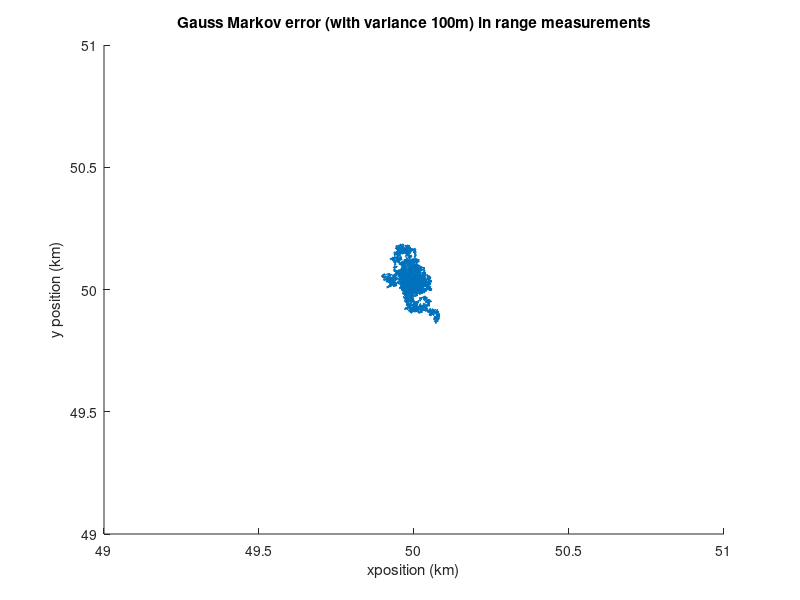

Write MATLAB code to recreate this figure.
clear all

N = 86400; %24 hours, in seconds
beta = 1/7200; %time constant is 2 hours
dt = 1; %timestep is 1 second
wnoise1 = randn(N,1); %generate unity gaussian
wnoise2 = randn(N,1); %generate unity gaussian
t= zeros(N,1);
x1 = zeros(N,1); %preallocate for speed
x1(1,1) = 0; %initial condition, 100m
t(1,1) = 0;

x2 = zeros(N,1); %preallocate for speed
x2(1,1) = 0; %initial condition, 100m

%establish noise for one range measurement
for i = 2:1:N
    t(i,1)=i;
    x1(i,1)=exp(-beta*dt)*x1(i-1,1)+wnoise1(i,1);
end

%establish noise for the other range measurement
for i = 2:1:N
    t(i,1)=i;
    x2(i,1)=exp(-beta*dt)*x2(i-1,1)+wnoise2(i,1);
end

% now, let these errors be in kilometers, so divide by 1000meters

x1km = x1/1000;
x2km = x2/1000;
% 
% now, apply these to the trilateration ranging measurements.
% let x1km be the error induced on range1 from station 1 (0,0)
% let x2km be the error induced on range2 from station 2 (50,0)

r1x = zeros(N,1);
r1y = zeros(N,1);
%convert the error to x and y components
% and add the errors together...
% since x2km is in the y direction only...
for i = 1:1:N
    rx(i,1)=50+x1km(i,1)*sind(45);
    ry(i,1)=50+r1x(i,1)+x2km(i,1);
end


hold on;
plot(rx,ry);
xlim([49,51]);
ylim([49,51]);
title('Gauss Markov error (with variance 100m) in range measurements')
xlabel('xposition (km)')
ylabel('y position (km)')

    


    